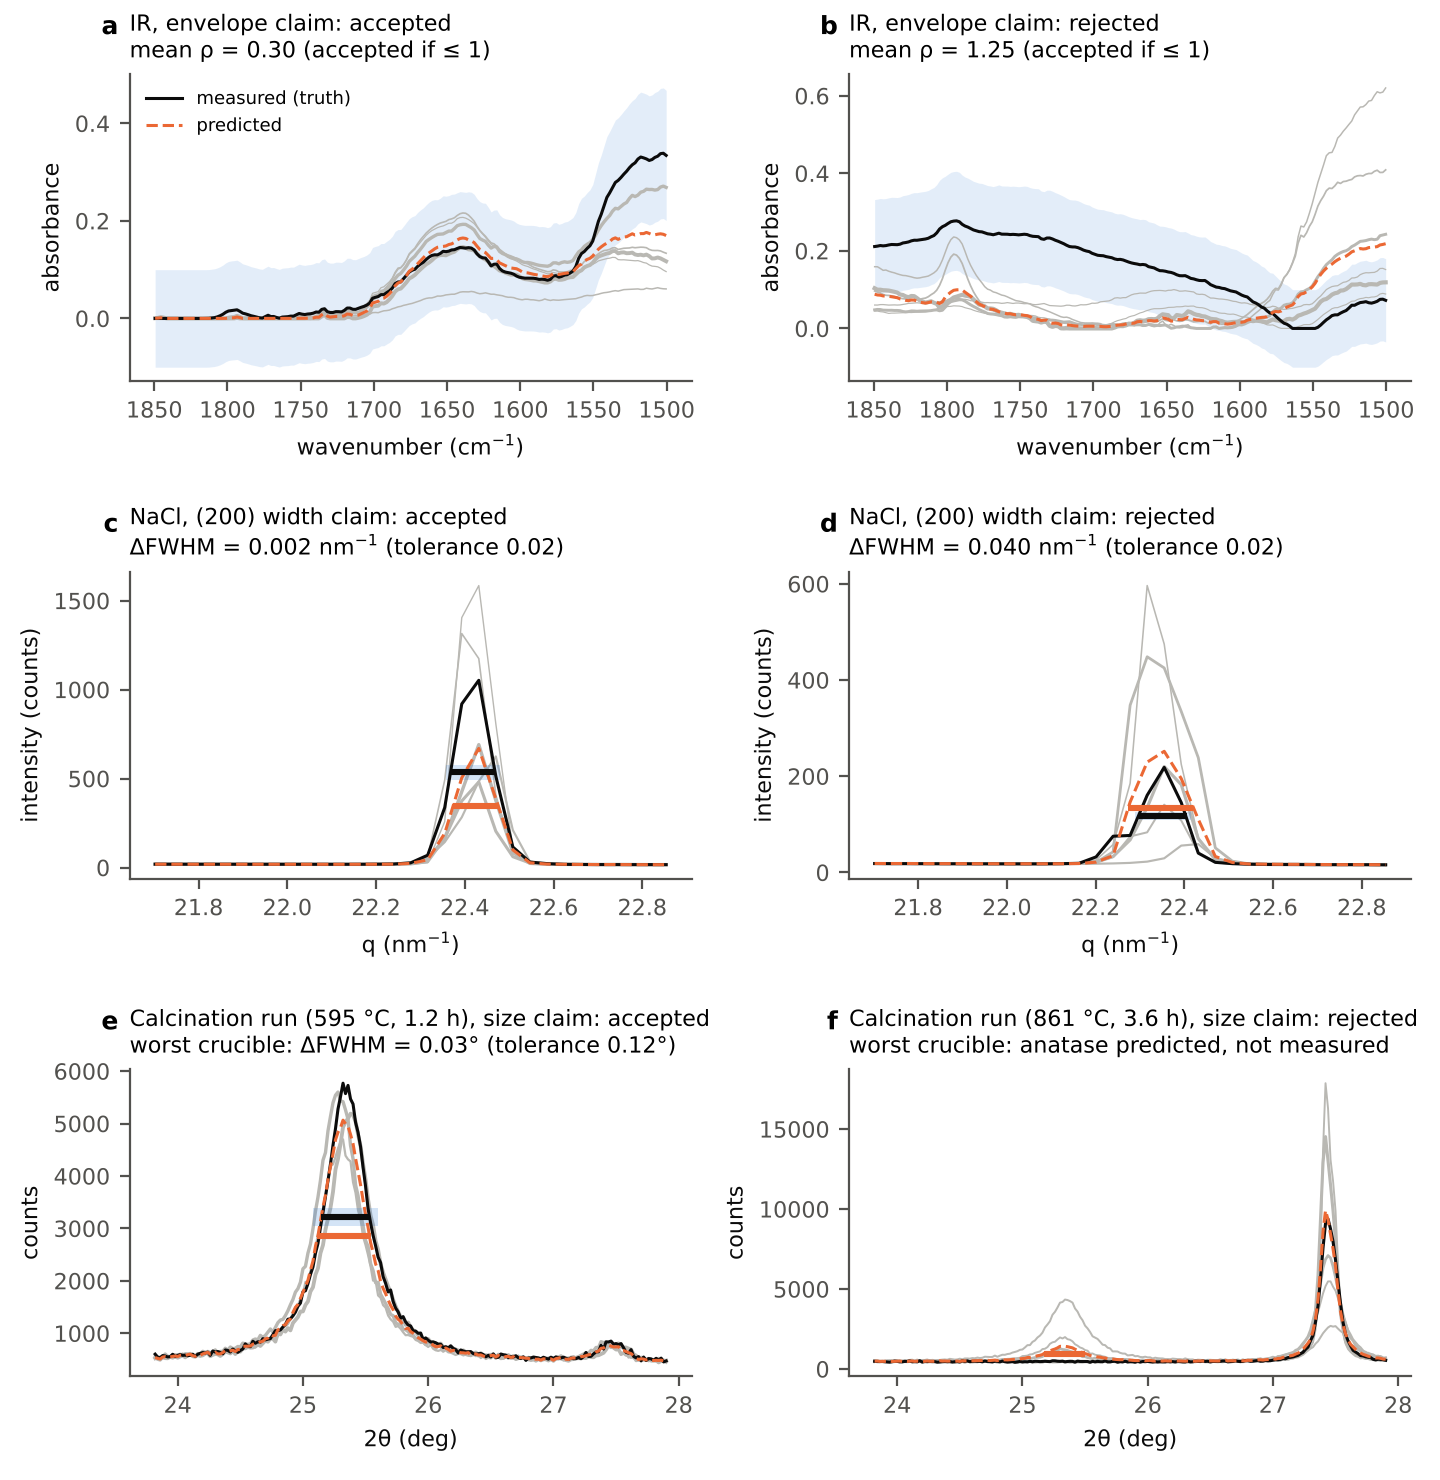

This figure's Python source:
"""
Figure: how a skip is judged. For one site per panel, the spectrum is predicted from the measured
sites of the coarser levels by natural-neighbour weights (grey: the neighbours, line width by weight)
and compared with the truth under the claim of its dataset. Left column: a site the claim accepts;
right column: a site it rejects.
(a, b) IR map, envelope claim: the prediction must lie within 10 % + 0.10 absorbance of the truth,
       on average over channels above 0.02 (band around the truth).
(c, d) NaCl scan, width claim: the FWHM of the (200) line must agree within 0.02 nm^-1
       (bars at half maximum; the shaded bar is the accepted range of the predicted width).
(e, f) Calcination, size claim on a furnace run: the anatase (101) width must agree within 0.12 deg in
       every crucible; shown is the crucible with the largest discrepancy.

    python manuscript/figures/fig_claims.py
"""
from __future__ import annotations

import sys
from pathlib import Path

import matplotlib.pyplot as plt
import numpy as np
from scipy.signal import savgol_filter

ROOT = Path(__file__).resolve().parents[2]
sys.path.insert(0, str(ROOT))
sys.path.insert(0, str(ROOT / "src"))
from accountable.sibson import neighbour_weights  # noqa: E402
from accountable.criteria import peak_descriptors_window  # noqa: E402
from accountable import peak_descriptors  # noqa: E402
from experiments.ir_bioreef import adapter as IR  # noqa: E402
from experiments.nacl_saxs import adapter as NA  # noqa: E402
from experiments.tio2_calcination import adapter as TA  # noqa: E402
from experiments.tio2_calcination import forward_v2 as V  # noqa: E402
from experiments.tio2_calcination import furnace as FU  # noqa: E402

FIG = Path(__file__).resolve().parent
INK, INK2, GRID = "#0b0b0b", "#52514e", "#b9b8b3"
BLUE, ORANGE = "#2a78d6", "#eb6834"
plt.rcParams.update({"font.size": 8, "font.family": "DejaVu Sans", "axes.edgecolor": INK2,
                     "xtick.color": INK2, "ytick.color": INK2, "axes.labelcolor": INK})


def predict(ds, L):
    """Truth, prediction from levels < L, and neighbour weights for every site of level L."""
    lv = np.asarray(ds.levels)
    meas, q = np.flatnonzero(lv < L), np.flatnonzero(lv == L)
    P = np.asarray(ds.points, float)
    W = neighbour_weights(P[meas], P[q], method="watson")
    Y = ds.oracle.truth(meas)
    return q, meas, ds.oracle.truth(q), W.apply(Y), W, Y


def neighbours(ax, x, W, i, Y, scale=1.0, xsl=slice(None)):
    keys, raw = np.asarray(W.keys[i]), np.asarray(W.raw[i], float)
    w = raw / raw.sum()
    for k, wk in sorted(zip(keys, w), key=lambda t: -t[1])[:6]:
        ax.plot(x[xsl], scale * Y[k][xsl], color=GRID, lw=0.4 + 2.2 * wk, zorder=1)


def style(ax, title):
    ax.set_title(title, loc="left", fontsize=8)
    for s in ("top", "right"):
        ax.spines[s].set_visible(False)


def ir_panels(axs):
    ds = IR.load()
    crit = IR.criterion()
    q, meas, It, Ih, W, Y = predict(ds, 5)
    st = crit.stats(It, Ih)
    sc = np.asarray(st["score"], float)
    big = It.max(1) > 0.15
    ok = np.flatnonzero(big & (sc <= 1))
    bad = np.flatnonzero(big & (sc > 1))
    pick = [ok[np.argmin(np.abs(sc[ok] - 0.3))], bad[np.argmin(np.abs(sc[bad] - 1.6))]]
    x = ds.axis
    for ax, i, lab in zip(axs, pick, ("accepted", "rejected")):
        tol = IR.RTOL * np.abs(It[i]) + IR.ATOL
        neighbours(ax, x, W, i, Y)
        ax.fill_between(x, It[i] - tol, It[i] + tol, color=BLUE, alpha=0.13, lw=0, zorder=0)
        ax.plot(x, It[i], color=INK, lw=1.1, label="measured (truth)")
        ax.plot(x, Ih[i], color=ORANGE, lw=1.1, ls="--", label="predicted")
        ax.invert_xaxis()
        ax.set_xlabel("wavenumber (cm$^{-1}$)")
        ax.set_ylabel("absorbance")
        style(ax, f"IR, envelope claim: {lab}\nmean ρ = {sc[i]:.2f} (accepted if ≤ 1)")
    axs[0].legend(fontsize=6.5, frameon=False, loc="upper left")


def width_marks(ax, x, I, d, col, y0=None):
    if not np.isfinite(d["fwhm"]):
        return
    hm = d["half_level"] if "half_level" in d else None
    c, f = d["q_peak"], d["fwhm"]
    y = hm if hm is not None else (y0 if y0 is not None else np.interp(c, x, I) / 2)
    ax.plot([c - f / 2, c + f / 2], [y, y], color=col, lw=2.0, solid_capstyle="butt")


def nacl_panels(axs):
    ds, _ = NA.load()
    sigma = NA.noise_sigma(ds)
    crit = NA.criterion("fwhm", ds.axis, sigma)
    q, meas, It, Ih, W, Y = predict(ds, 5)
    st = crit.stats(It, Ih)
    sc = np.asarray(st["score"], float)
    dt = peak_descriptors(It, ds.axis, q_center=NA.Q200, q_halfwidth=NA.Q200_HALF)
    dh = peak_descriptors(Ih, ds.axis, q_center=NA.Q200, q_halfwidth=NA.Q200_HALF)
    h = np.asarray(dt["height_above_base"], float)
    hh = np.asarray(dh["height_above_base"], float)
    ratio = hh / np.maximum(h, 1e-9)
    valid = (np.isfinite(sc) & np.isfinite(dt["fwhm"]) & np.isfinite(dh["fwhm"]) & (h > 20 * sigma)
             & (ratio > 0.5) & (ratio < 2))
    ok = np.flatnonzero(valid & (sc <= 1))
    bad = np.flatnonzero(valid & (sc > 1))
    pick = [ok[np.argmax(h[ok])], bad[np.argmin(np.abs(sc[bad] - 2.0))]]
    x = ds.axis
    win = (x > NA.Q200 - 0.6) & (x < NA.Q200 + 0.6)
    for ax, i, lab in zip(axs, pick, ("accepted", "rejected")):
        neighbours(ax, x, W, i, Y, xsl=win)
        ax.plot(x[win], It[i][win], color=INK, lw=1.1)
        ax.plot(x[win], Ih[i][win], color=ORANGE, lw=1.1, ls="--")
        for I_, d, col, dy in ((It[i], dt, INK, 0.0), (Ih[i], dh, ORANGE, 0.0)):
            yw = I_[win]
            base = np.median(np.r_[yw[:5], yw[-5:]])
            yhalf = base + 0.5 * (yw.max() - base)
            c, f = d["q_peak"][i], d["fwhm"][i]
            if col == INK:
                ax.add_patch(plt.Rectangle((c - (f + NA.FWHM_TOL) / 2, yhalf - 0.04 * yw.max()), f + NA.FWHM_TOL,
                                           0.08 * yw.max(), color=BLUE, alpha=0.2, lw=0))
            ax.plot([c - f / 2, c + f / 2], [yhalf, yhalf], color=col, lw=2.2, solid_capstyle="butt")
        ax.set_xlabel("q (nm$^{-1}$)")
        ax.set_ylabel("intensity (counts)")
        style(ax, f"NaCl, (200) width claim: {lab}\nΔFWHM = {abs(dh['fwhm'][i] - dt['fwhm'][i]):.3f} nm$^{{-1}}$ (tolerance 0.02)")


def calc_panels(axs):
    ds = FU.load(blocks_=(8, 8, 16, 32), model="v2")
    sigma = FU.noise_sigma(ds)
    crit = FU.criterion("size", sigma)
    C = ds.meta["n_channels"]
    q, meas, It, Ih, W, Y = predict(ds, 3)
    st = crit.stats(It, Ih)
    S = np.asarray(st["block_scores"], float)
    sc = S.max(1)
    x = V.axis()
    win = (x > V.A101 - 1.5) & (x < V.A101 + 2.6)

    def present(i):
        b = int(np.nanargmax(S[i]))
        sl = slice(b * C, (b + 1) * C)
        out = []
        for I_ in (It[i, sl], Ih[i, sl]):
            d = peak_descriptors_window(savgol_filter(I_[None], TA.SMOOTH, 2, axis=1), x, V.A101, TA.A_HALF)
            out.append(bool(np.isfinite(d["fwhm"][0]) and d["height_above_base"][0] > 8 * sigma))
        return out
    pres = {i: present(i) for i in range(len(sc))}

    def anatase_height(i, which):
        bk = int(np.nanargmax(S[i]))
        sl = slice(bk * C, (bk + 1) * C)
        I_ = (It if which == 0 else Ih)[i, sl]
        d = peak_descriptors_window(savgol_filter(I_[None], TA.SMOOTH, 2, axis=1), x, V.A101, TA.A_HALF)
        return float(np.nan_to_num(d["height_above_base"][0]))
    ok = [i for i in np.flatnonzero(sc <= 1) if all(pres[i])]
    bad = [i for i in np.flatnonzero(sc > 1) if pres[i][0] or pres[i][1]]
    picks = [ok[int(np.argmax([anatase_height(i, 0) for i in ok]))],
             bad[int(np.argmax([max(anatase_height(i, 0), anatase_height(i, 1)) for i in bad]))]]
    for ax, i, lab in zip(axs, picks, ("accepted", "rejected")):
        b = int(np.nanargmax(S[i]))
        sl = slice(b * C, (b + 1) * C)
        Yb = np.asarray(Y)[:, sl]
        neighbours(ax, x, W, i, Yb, xsl=win)
        It_b, Ih_b = It[i, sl], Ih[i, sl]
        ax.plot(x[win], It_b[win], color=INK, lw=1.1)
        ax.plot(x[win], Ih_b[win], color=ORANGE, lw=1.1, ls="--")
        dt = peak_descriptors_window(savgol_filter(It_b[None], TA.SMOOTH, 2, axis=1), x, V.A101, TA.A_HALF)
        dh = peak_descriptors_window(savgol_filter(Ih_b[None], TA.SMOOTH, 2, axis=1), x, V.A101, TA.A_HALF)
        ft, fh, ct, ch = dt["fwhm"][0], dh["fwhm"][0], dt["q_peak"][0], dh["q_peak"][0]
        pt, ph = pres[i]
        aw = (x > V.A101 - 1.0) & (x < V.A101 + 1.0)
        for I_, f, c, col, on in ((It_b, ft, ct, INK, pt), (Ih_b, fh, ch, ORANGE, ph)):
            if not on:
                continue
            base = np.median(I_[aw][:8])
            yhalf = base + 0.5 * (I_[aw].max() - base)
            if col == INK:
                ax.add_patch(plt.Rectangle((c - (f + FU.SIZE_TOL) / 2, yhalf - 0.03 * It_b[win].max()), f + FU.SIZE_TOL,
                                           0.06 * It_b[win].max(), color=BLUE, alpha=0.2, lw=0))
            ax.plot([c - f / 2, c + f / 2], [yhalf, yhalf], color=col, lw=2.2, solid_capstyle="butt")
        if pt and ph:
            note = f"worst crucible: ΔFWHM = {abs(fh - ft):.2f}° (tolerance 0.12°)"
        elif ph and not pt:
            note = "worst crucible: anatase predicted, not measured"
        else:
            note = "worst crucible: anatase measured, not predicted"
        rec = V.recipe(ds.meta["recipes"][q[i] * FU.N_SLOTS + b][None])
        ax.set_xlabel("2θ (deg)")
        ax.set_ylabel("counts")
        style(ax, f"Calcination run ({rec['T'][0]:.0f} °C, {rec['t'][0]:.1f} h), size claim: {lab}\n{note}")


def main():
    fig, axs = plt.subplots(3, 2, figsize=(7.2, 7.4), facecolor="white",
                            gridspec_kw=dict(hspace=0.62, wspace=0.28, left=0.09, right=0.98, top=0.95, bottom=0.07))
    ir_panels(axs[0])
    nacl_panels(axs[1])
    calc_panels(axs[2])
    for k, ax in enumerate(axs.ravel()):
        ax.text(-0.02, 1.13, "abcdef"[k], transform=ax.transAxes, fontweight="bold", fontsize=9, ha="right")
    fig.savefig(FIG / "fig_claims.png", dpi=200)
    fig.savefig(FIG / "fig_claims.pdf")
    print("wrote", FIG / "fig_claims.png")


if __name__ == "__main__":
    main()
